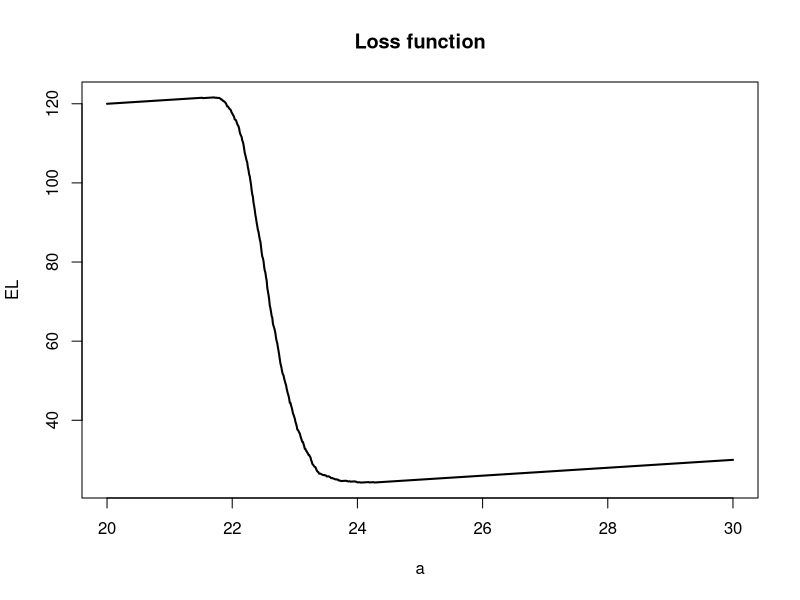

This figure's R source: (Note: this script raises an error after producing the figure.)
## a) Simulate 1000 draws from predictive distrib of the maximal weight on a given future day, model: y=10*a where 
## y is the weight and a is the build cost. y~N(theta, sigma2). Noninformative prior assumed.

y=c(191, 196, 197, 189)
sigma2=10^2
# Noninformative prior assumed to be constant

yPred_post=rnorm(1000, mean=mean(y), sd=sqrt(sigma2*(1+1/length(y))))

## b) Use simulation to approximate the predictive probability that weight higher than 230

pred_max365=rep(0,1000)
for (i in 1:1000) {
  pred_max365[i]=max(rnorm(365, mean=mean(y), sd=sqrt(sigma2*(1+1/length(y)))))
}
prob_yPred365=sum(pred_max365>230)/1000
print(prob_yPred365)

## The probability is 0.157

## c) The loss function is linear

expectedLoss = function(a, maxWeight) {
  probCollapse=sum(maxWeight>10*a)/1000
  return(a*(1-probCollapse)+probCollapse*(a+100))
}

a=seq(20,30,0.01)
plot(a, sapply(a, expectedLoss, maxWeight=pred_max365), type="l", lwd=2, xlab="a", ylab="EL",
     main="Loss function")
aOpt=a[which(min(sapply(a, expectedLoss, maxWeight=pred_max365)))]
print(aOpt)

## The answer is 23.89


